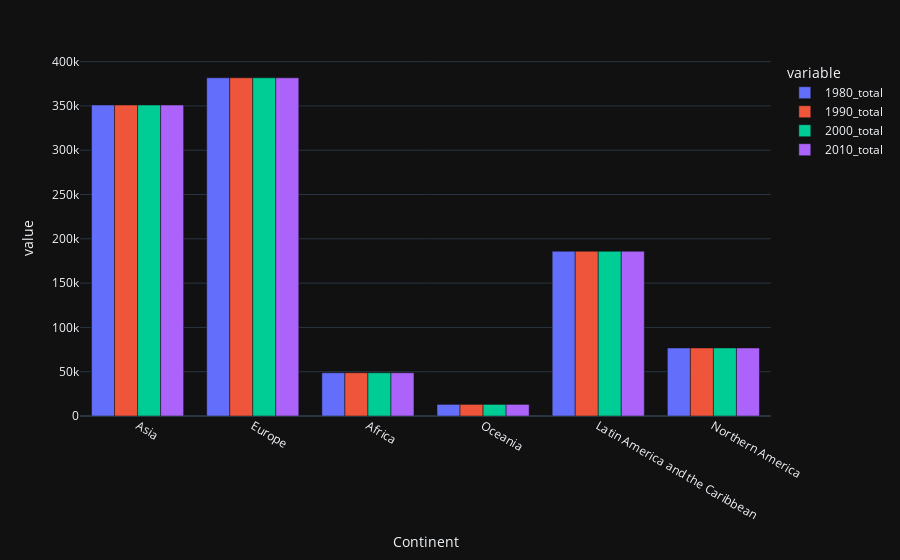

Source (notebook cell):
### Code cell
px.bar(df_continent_decades, x="Continent", y=df_continent_decades.columns, barmode='group', )

### Figure 1 — Plotly figure (JSON) as saved in the notebook; plotly's stock layout.template omitted (floating-point values rounded to 4 significant figures)
{"data": [{"alignmentgroup": "True", "hovertemplate": "variable=1980_total<br>Continent=%{x}<br>value=%{y}<extra></extra>", "legendgroup": "1980_total", "marker": {"color": "#636efa", "pattern": {"shape": ""}}, "name": "1980_total", "offsetgroup": "1980_total", "orientation": "v", "showlegend": true, "textposition": "auto", "type": "bar", "x": ["Asia", "Europe", "Africa", "Oceania", "Latin America and the Caribbean", "Northern America"], "xaxis": "x", "y": [351025, 381738, 48815, 13096, 185975, 76824], "yaxis": "y"}, {"alignmentgroup": "True", "hovertemplate": "variable=1990_total<br>Continent=%{x}<br>value=%{y}<extra></extra>", "legendgroup": "1990_total", "marker": {"color": "#EF553B", "pattern": {"shape": ""}}, "name": "1990_total", "offsetgroup": "1990_total", "orientation": "v", "showlegend": true, "textposition": "auto", "type": "bar", "x": ["Asia", "Europe", "Africa", "Oceania", "Latin America and the Caribbean", "Northern America"], "xaxis": "x", "y": [351025, 381738, 48815, 13096, 185975, 76824], "yaxis": "y"}, {"alignmentgroup": "True", "hovertemplate": "variable=2000_total<br>Continent=%{x}<br>value=%{y}<extra></extra>", "legendgroup": "2000_total", "marker": {"color": "#00cc96", "pattern": {"shape": ""}}, "name": "2000_total", "offsetgroup": "2000_total", "orientation": "v", "showlegend": true, "textposition": "auto", "type": "bar", "x": ["Asia", "Europe", "Africa", "Oceania", "Latin America and the Caribbean", "Northern America"], "xaxis": "x", "y": [351025, 381738, 48815, 13096, 185975, 76824], "yaxis": "y"}, {"alignmentgroup": "True", "hovertemplate": "variable=2010_total<br>Continent=%{x}<br>value=%{y}<extra></extra>", "legendgroup": "2010_total", "marker": {"color": "#ab63fa", "pattern": {"shape": ""}}, "name": "2010_total", "offsetgroup": "2010_total", "orientation": "v", "showlegend": true, "textposition": "auto", "type": "bar", "x": ["Asia", "Europe", "Africa", "Oceania", "Latin America and the Caribbean", "Northern America"], "xaxis": "x", "y": [351025, 381738, 48815, 13096, 185975, 76824], "yaxis": "y"}], "layout": {"barmode": "group", "legend": {"title": {"text": "variable"}, "tracegroupgap": 0}, "margin": {"t": 60}, "xaxis": {"anchor": "y", "domain": [0, 1], "title": {"text": "Continent"}}, "yaxis": {"anchor": "x", "domain": [0, 1], "title": {"text": "value"}}}}
